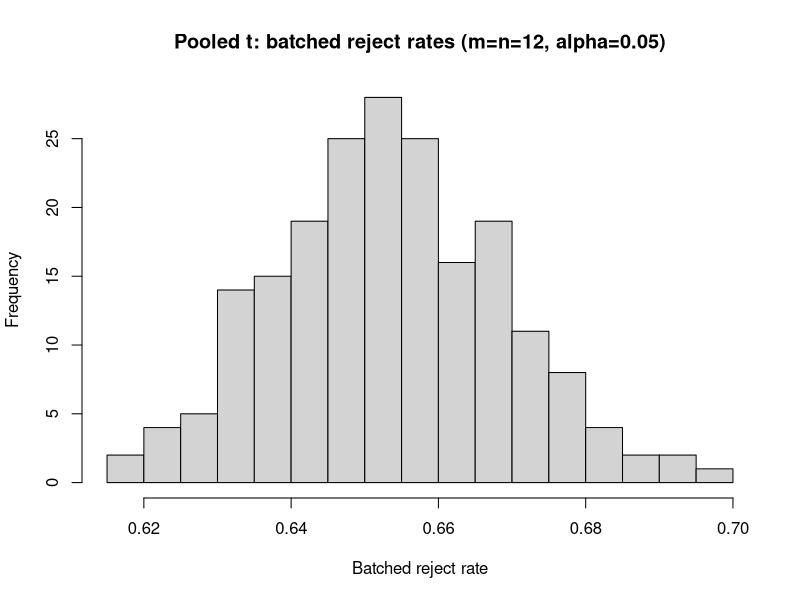
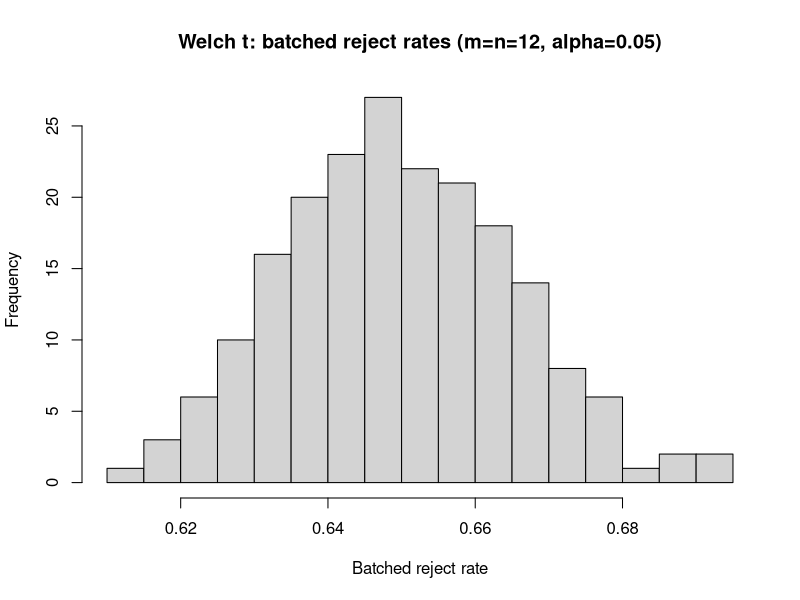
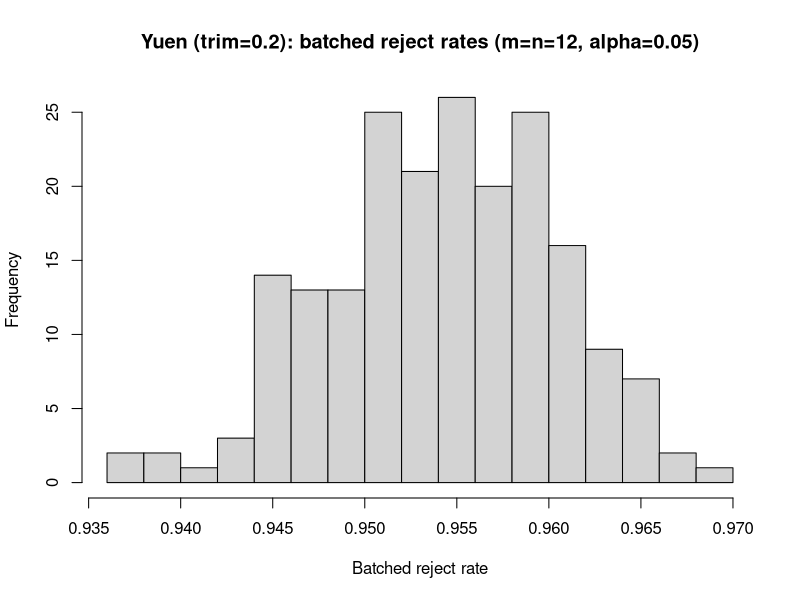

The R script that drew these images, in order:

# t-test Monte Carlo (R version) -------------------------------------------
# Pop1: N(0,1), Pop2: N(1,1), m=n=12, alpha=0.05, two-sided
# Methods: pooled t, Welch t, Yuen trimmed-mean t (trim=0.2)
# K=200 batches, T=1000 trials per batch

set.seed(123)
pop1 <- rnorm(100000, 0, 1)
pop2 <- rnorm(100000, 1, 1)

pooled_reject_rate <- function(xmat, ymat, alpha=0.05) {
  m <- ncol(xmat); n <- ncol(ymat)
  mx <- rowMeans(xmat); my <- rowMeans(ymat)
  vx <- apply(xmat, 1, var); vy <- apply(ymat, 1, var)
  sp2 <- ((m-1)*vx + (n-1)*vy) / (m + n - 2)
  se <- sqrt(sp2 * (1/m + 1/n))
  tvals <- (mx - my) / se
  df <- m + n - 2
  tcrit <- qt(1 - alpha/2, df)
  mean(abs(tvals) > tcrit)
}

welch_reject_rate <- function(xmat, ymat, alpha=0.05) {
  m <- ncol(xmat); n <- ncol(ymat)
  mx <- rowMeans(xmat); my <- rowMeans(ymat)
  vx <- apply(xmat, 1, var); vy <- apply(ymat, 1, var)
  se2 <- vx/m + vy/n
  tvals <- (mx - my) / sqrt(se2)
  df <- (se2^2) / ( (vx^2)/((m^2)*(m-1)) + (vy^2)/((n^2)*(n-1)) )
  tcrit <- qt(1 - alpha/2, df)
  mean(abs(tvals) > tcrit)
}

yuen_reject_rate <- function(xmat, ymat, trim=0.2, alpha=0.05) {
  m <- ncol(xmat); n <- ncol(ymat)
  gx <- floor(trim * m); gy <- floor(trim * n)
  hx <- m - 2*gx; hy <- n - 2*gy
  if (hx < 2 || hy < 2) stop("Not enough data after trimming; reduce trim.")
  sort_rows <- function(M) t(apply(M, 1, sort))
  sx <- sort_rows(xmat); sy <- sort_rows(ymat)
  tx <- sx[, (gx+1):(m-gx), drop=FALSE]
  ty <- sy[, (gy+1):(n-gy), drop=FALSE]
  xt <- rowMeans(tx); yt <- rowMeans(ty)
  wx <- sx; wy <- sy
  if (gx > 0) {
    wx[, 1:gx] <- sx[, gx+1, drop=FALSE]
    wx[, (m-gx+1):m] <- sx[, m-gx, drop=FALSE]
  }
  if (gy > 0) {
    wy[, 1:gy] <- sy[, gy+1, drop=FALSE]
    wy[, (n-gy+1):n] <- sy[, n-gy, drop=FALSE]
  }
  swx2 <- apply(wx, 1, var); swy2 <- apply(wy, 1, var)
  vx <- swx2 / (hx * (hx - 1)); vy <- swy2 / (hy * (hy - 1))
  tvals <- (xt - yt) / sqrt(vx + vy)
  df <- (vx + vy)^2 / ( (vx^2)/(hx - 1) + (vy^2)/(hy - 1) )
  tcrit <- qt(1 - alpha/2, df)
  mean(abs(tvals) > tcrit)
}

run_batched_mc <- function(pop1, pop2, m=12, n=12, alpha=0.05, K=200, T=1000, trim=0.2, seed=20250907) {
  set.seed(seed)
  N1 <- length(pop1); N2 <- length(pop2)
  pooled_rates <- numeric(K)
  welch_rates  <- numeric(K)
  yuen_rates   <- numeric(K)
  for (k in seq_len(K)) {
    idx_x <- matrix(sample.int(N1, T*m, replace=TRUE), nrow=T)
    idx_y <- matrix(sample.int(N2, T*n, replace=TRUE), nrow=T)
    xmat <- matrix(pop1[idx_x], nrow=T)
    ymat <- matrix(pop2[idx_y], nrow=T)
    pooled_rates[k] <- pooled_reject_rate(xmat, ymat, alpha)
    welch_rates[k]  <- welch_reject_rate(xmat, ymat, alpha)
    yuen_rates[k]   <- yuen_reject_rate(xmat, ymat, trim, alpha)
  }
  list(pooled=pooled_rates, welch=welch_rates, yuen=yuen_rates)
}

summarize <- function(v) {
  c(mean=mean(v), sd=sd(v), min=min(v),
    p2.5=quantile(v, 0.025), p25=quantile(v, 0.25),
    median=median(v), p75=quantile(v, 0.75), p97.5=quantile(v, 0.975),
    max=max(v))
}

# ---- Run ----
res <- run_batched_mc(pop1, pop2, m=12, n=12, alpha=0.05, K=200, T=1000, trim=0.2)

summary <- rbind(
  "Pooled t"       = summarize(res$pooled),
  "Welch t"        = summarize(res$welch),
  "Yuen (trim=0.2)"= summarize(res$yuen)
)
summary_df <- data.frame(method=rownames(summary), round(summary, 6), row.names = NULL)

outdir <- "ttest_mc_outputs_R"
dir.create(outdir, showWarnings = FALSE)
write.csv(summary_df, file.path(outdir, "reject_rate_summary.csv"), row.names = FALSE)

png(file.path(outdir, "hist_pooled.png"), width=1200, height=700, res=150)
hist(res$pooled, breaks=20, main="Pooled t: batched reject rates (m=n=12, alpha=0.05)",
     xlab="Batched reject rate")
dev.off()

png(file.path(outdir, "hist_welch.png"), width=1200, height=700, res=150)
hist(res$welch, breaks=20, main="Welch t: batched reject rates (m=n=12, alpha=0.05)",
     xlab="Batched reject rate")
dev.off()

png(file.path(outdir, "hist_yuen.png"), width=1200, height=700, res=150)
hist(res$yuen, breaks=20, main="Yuen (trim=0.2): batched reject rates (m=n=12, alpha=0.05)",
     xlab="Batched reject rate")
dev.off()
